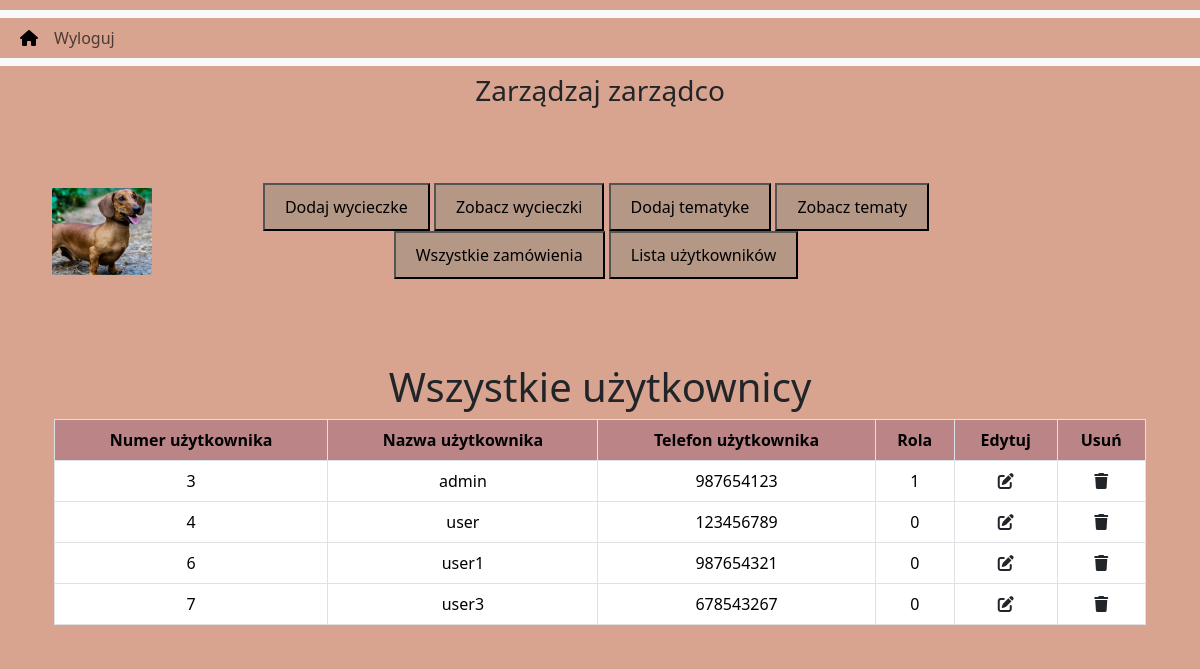
/project/admin_area/index.php?view_user, run on the app's committed database.
### tables this page shows
CREATE TABLE `user` (
  `user_id` int(11) NOT NULL,
  `user_name` varchar(100) NOT NULL,
  `user_email` varchar(100) NOT NULL,
  `user_password` varchar(255) NOT NULL,
  `user_picture` varchar(255) NOT NULL,
  `user_ip` varchar(100) NOT NULL,
  `user_address` varchar(255) NOT NULL,
  `user_mobile` varchar(20) NOT NULL,
  `role` tinyint(1) NOT NULL DEFAULT 0
);

### project/admin_area/view_user.php (the view, shortened to what this page needs)
<!DOCTYPE HTML>
<html lang="pl">
<head>
</head>
<body>
    <div class="container mt-4">
        <h1 class="text-center">Wszystkie użytkownicy</h1>
        <div class="table-responsive">
            <table class="table table-bordered text-center">
                <?php
                    $get_user="Select * from `user`";
                    $result_user=mysqli_query($con,$get_user);
                    while($row_user=mysqli_fetch_assoc($result_user)){
                        $user_id=$row_user['user_id'];
                        $user_name=$row_user['user_name'];
                        $user_mobile=$row_user['user_mobile'];
                        $role=$row_user['role'];
                        echo"
                        <tbody>
                            <tr>
                                <td>$user_id</td>
                                <td>$user_name</td>
                                <td>$user_mobile</td>
                                <td>$role</td>
                                <td><a href='index.php?edit_user=$user_id' class='text-dark'><i class='fa-solid fa-pen-to-square'></i></a></td>
                                <td><a href='index.php?delete_user=$user_id' class='text-dark'><i class='fa-solid fa-trash'></i></a></td>
                            </tr>
                         </tbody>
                        ";
                    }
                ?>
                <thead>
                    <tr>
                        <th class='cart_table'>Numer użytkownika</th>
                        <th class='cart_table'>Nazwa użytkownika</th>
                        <th class='cart_table'>Telefon użytkownika</th>
                        <th class='cart_table'>Rola</th>
                        <th class='cart_table'>Edytuj</th>
                        <th class='cart_table'>Usuń</th>
                    </tr>
                </thead>
            </table>
        </div>
    </div>
</body>
</html>

### project/style.css (style rules this page uses)
* { margin: 0; padding: 0; box-sizing: border-box; }
body { margin: 10px auto; background-color: #D8A48F!important; }
.cart_table { background-color: #BB8588!important; }

### data on the page
user: user_id "3", user_name "admin", user_mobile "987654123", role "1"
user: user_id "4", user_name "user", user_mobile "123456789", role "0"
user: user_id "6", user_name "user1", user_mobile "987654321", role "0"
user: user_id "7", user_name "user3", user_mobile "678543267", role "0"
